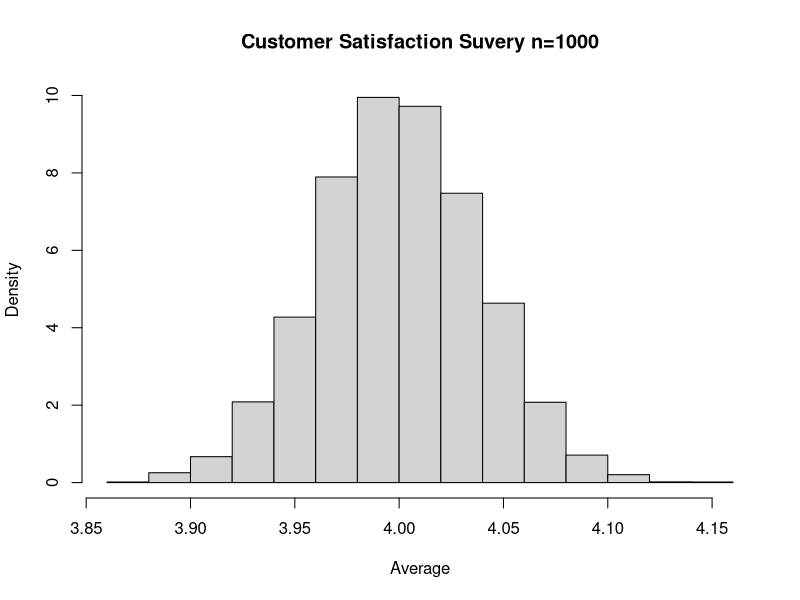
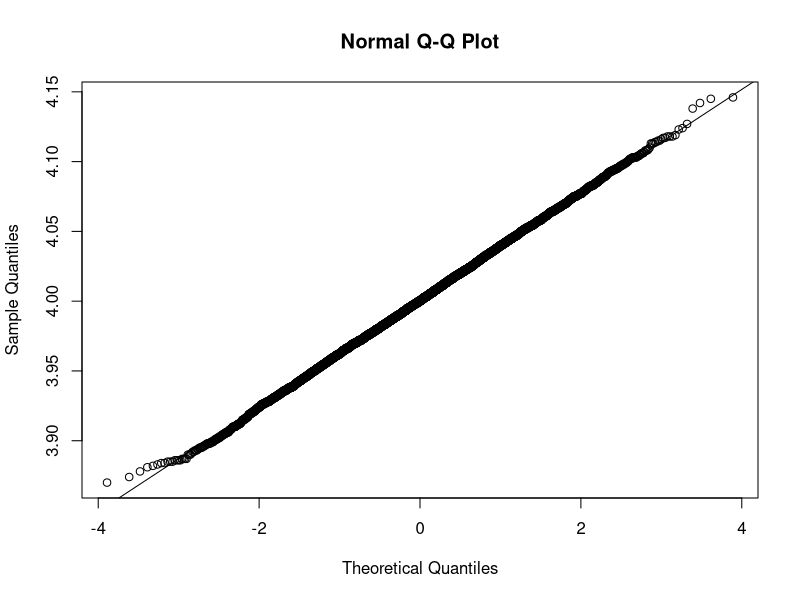

R code for these plots, in order:
## ---- chunk 1
n=1000
NSIM = 10000
y=c(1, 2, 3, 4, 5)
p=c(.05, .10, .15, .20, .50)
ntot = n*NSIM
rv=sample(y, ntot, p, replace=TRUE)
rvm =matrix(rv, ncol=n, byrow=TRUE)
Average =rowMeans(rvm)
## ---- chunk 2
hist(Average, freq=FALSE, main=paste("Customer Satisfaction Suvery n=1000"))
qqnorm(Average)
qqline(Average)
